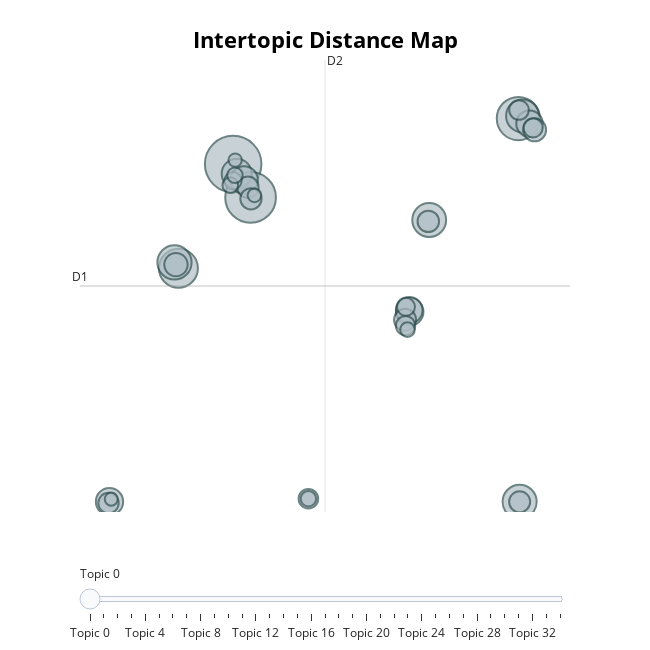

Notebook code cell kept with this figure:
### Code cell
# Visualize topics
topic_model.visualize_topics()

### Figure 1 — Plotly figure (JSON) as saved in the notebook; plotly's stock layout.template omitted (floating-point values rounded to 4 significant figures)
{"data": [{"customdata": [[0, "political | policy | analysis | parties | media", 375], [1, "innovation | technology | research | patent | technological", 301], [2, "learning | reinforcement | reinforcement learning | language | model", 219], [3, "sentiment | sentiment analysis | analysis | opinion | reviews", 178], [4, "bank | monetary | central | monetary policy | central bank", 137], [5, "students | ai | learning | education | educational", 136], [6, "policy | policies | chinas | china | development", 134], [7, "ai | healthcare | medical | artificial | artificial intelligence", 126], [8, "climate | energy | climate change | change | media", 105], [9, "climate | biodiversity | research | change | climate change", 90], [10, "covid19 | pandemic | health | social | public", 89], [11, "transport | public | transportation | mobility | traffic", 87], [12, "vaccine | vaccination | vaccines | covid19 | covid19 vaccines", 83], [13, "ai | artificial | ethical | intelligence | artificial intelligence", 82], [14, "stock | market | forecasting | price | sentiment", 64], [15, "privacy | privacy policies | policies | privacy policy | users", 62], [16, "public | weibo | covid19 | china | pandemic", 57], [17, "policy | policies | pmc | china | index", 54], [18, "energy | renewable | renewable energy | research | sustainable", 54], [19, "corporate | companies | firms | disclosure | esg", 53], [20, "education | skills | job | learning | digital", 52], [21, "tourism | reviews | destination | hotel | tourists", 49], [22, "patients | health | language | nlp | clinical", 45], [23, "tobacco | ecigarettes | ecigarette | tweets | vaping", 45], [24, "china | chinese | chinas | policy | diplomatic", 44], [25, "cybersecurity | security | cyber | attacks | attack", 43], [26, "news | health | media | articles | topic", 38], [27, "disaster | disasters | public | response | social", 35], [28, "accident | safety | accidents | risk | coal", 29], [29, "food | agricultural | farmers | food composition | food security", 28], [30, "opioid | use | drug | substance | substance use", 28], [31, "north | korean | korea | koreas | south", 25], [32, "construction | bim | circular | industry | circular economy", 22], [33, "hate | hate speech | speech | harassment | online", 21], [34, "urban | spaces | green spaces | sentiment | spatial", 20]], "hovertemplate": "<b>Topic %{customdata[0]}</b><br>%{customdata[1]}<br>Size: %{customdata[2]}", "legendgroup": "", "marker": {"color": "#B0BEC5", "line": {"color": "DarkSlateGrey", "width": 2}, "size": [375, 301, 219, 178, 137, 136, 134, 126, 105, 90, 89, 87, 83, 82, 64, 62, 57, 54, 54, 53, 52, 49, 45, 45, 44, 43, 38, 35, 29, 28, 28, 25, 22, 21, 20], "sizemode": "area", "sizeref": 0.2344, "symbol": "circle"}, "mode": "markers", "name": "", "orientation": "v", "showlegend": false, "type": "scatter", "x": [-5.033, -3.696, 16.86, -9.236, -9.538, 16.96, 10.02, 17.18, -4.761, -4.199, 8.519, -14.53, 8.483, 17.72, -9.424, 18.11, 8.164, 9.949, -3.902, -3.666, 16.96, -14.6, 16.91, 0.7428, 8.2, 18.0, 8.233, -5.043, -5.251, -4.895, 0.7429, 8.351, -3.398, -4.88, -14.39], "xaxis": "x", "y": [14.64, 12.9, 17.03, 9.191, 9.493, -3.045, 11.71, 17.16, 14.14, 13.81, 6.905, -3.036, 6.99, 16.76, 9.378, 16.44, 6.493, 11.64, 13.43, 12.83, -3.045, -3.109, 17.47, -2.878, 6.184, 16.54, 7.167, 13.77, 13.54, 14.06, -2.879, 5.976, 13.01, 14.85, -2.901], "yaxis": "y"}], "layout": {"annotations": [{"showarrow": false, "text": "D1", "x": -16.79, "y": 8.258, "yshift": 10}, {"showarrow": false, "text": "D2", "x": 2.018, "xshift": 10, "y": 20.09}], "height": 650, "hoverlabel": {"bgcolor": "white", "font": {"family": "Rockwell", "size": 16}}, "legend": {"itemsizing": "constant", "tracegroupgap": 0}, "margin": {"t": 60}, "shapes": [{"line": {"color": "#CFD8DC", "width": 2}, "type": "line", "x0": 2.018, "x1": 2.018, "y0": -3.576, "y1": 20.09}, {"line": {"color": "#9E9E9E", "width": 2}, "type": "line", "x0": -16.79, "x1": 20.83, "y0": 8.258, "y1": 8.258}], "sliders": [{"active": 0, "pad": {"t": 50}, "steps": [{"args": [{"marker.color": [["red", "#B0BEC5", "#B0BEC5", "#B0BEC5", "#B0BEC5", "#B0BEC5", "#B0BEC5", "#B0BEC5", "#B0BEC5", "#B0BEC5", "#B0BEC5", "#B0BEC5", "#B0BEC5", "#B0BEC5", "#B0BEC5", "#B0BEC5", "#B0BEC5", "#B0BEC5", "#B0BEC5", "#B0BEC5", "#B0BEC5", "#B0BEC5", "#B0BEC5", "#B0BEC5", "#B0BEC5", "#B0BEC5", "#B0BEC5", "#B0BEC5", "#B0BEC5", "#B0BEC5", "#B0BEC5", "#B0BEC5", "#B0BEC5", "#B0BEC5", "#B0BEC5"]]}], "label": "Topic 0", "method": "update"}, {"args": [{"marker.color": [["#B0BEC5", "red", "#B0BEC5", "#B0BEC5", "#B0BEC5", "#B0BEC5", "#B0BEC5", "#B0BEC5", "#B0BEC5", "#B0BEC5", "#B0BEC5", "#B0BEC5", "#B0BEC5", "#B0BEC5", "#B0BEC5", "#B0BEC5", "#B0BEC5", "#B0BEC5", "#B0BEC5", "#B0BEC5", "#B0BEC5", "#B0BEC5", "#B0BEC5", "#B0BEC5", "#B0BEC5", "#B0BEC5", "#B0BEC5", "#B0BEC5", "#B0BEC5", "#B0BEC5", "#B0BEC5", "#B0BEC5", "#B0BEC5", "#B0BEC5", "#B0BEC5"]]}], "label": "Topic 1", "method": "update"}, {"args": [{"marker.color": [["#B0BEC5", "#B0BEC5", "red", "#B0BEC5", "#B0BEC5", "#B0BEC5", "#B0BEC5", "#B0BEC5", "#B0BEC5", "#B0BEC5", "#B0BEC5", "#B0BEC5", "#B0BEC5", "#B0BEC5", "#B0BEC5", "#B0BEC5", "#B0BEC5", "#B0BEC5", "#B0BEC5", "#B0BEC5", "#B0BEC5", "#B0BEC5", "#B0BEC5", "#B0BEC5", "#B0BEC5", "#B0BEC5", "#B0BEC5", "#B0BEC5", "#B0BEC5", "#B0BEC5", "#B0BEC5", "#B0BEC5", "#B0BEC5", "#B0BEC5", "#B0BEC5"]]}], "label": "Topic 2", "method": "update"}, {"args": [{"marker.color": [["#B0BEC5", "#B0BEC5", "#B0BEC5", "red", "#B0BEC5", "#B0BEC5", "#B0BEC5", "#B0BEC5", "#B0BEC5", "#B0BEC5", "#B0BEC5", "#B0BEC5", "#B0BEC5", "#B0BEC5", "#B0BEC5", "#B0BEC5", "#B0BEC5", "#B0BEC5", "#B0BEC5", "#B0BEC5", "#B0BEC5", "#B0BEC5", "#B0BEC5", "#B0BEC5", "#B0BEC5", "#B0BEC5", "#B0BEC5", "#B0BEC5", "#B0BEC5", "#B0BEC5", "#B0BEC5", "#B0BEC5", "#B0BEC5", "#B0BEC5", "#B0BEC5"]]}], "label": "Topic 3", "method": "update"}, {"args": [{"marker.color": [["#B0BEC5", "#B0BEC5", "#B0BEC5", "#B0BEC5", "red", "#B0BEC5", "#B0BEC5", "#B0BEC5", "#B0BEC5", "#B0BEC5", "#B0BEC5", "#B0BEC5", "#B0BEC5", "#B0BEC5", "#B0BEC5", "#B0BEC5", "#B0BEC5", "#B0BEC5", "#B0BEC5", "#B0BEC5", "#B0BEC5", "#B0BEC5", "#B0BEC5", "#B0BEC5", "#B0BEC5", "#B0BEC5", "#B0BEC5", "#B0BEC5", "#B0BEC5", "#B0BEC5", "#B0BEC5", "#B0BEC5", "#B0BEC5", "#B0BEC5", "#B0BEC5"]]}], "label": "Topic 4", "method": "update"}, {"args": [{"marker.color": [["#B0BEC5", "#B0BEC5", "#B0BEC5", "#B0BEC5", "#B0BEC5", "red", "#B0BEC5", "#B0BEC5", "#B0BEC5", "#B0BEC5", "#B0BEC5", "#B0BEC5", "#B0BEC5", "#B0BEC5", "#B0BEC5", "#B0BEC5", "#B0BEC5", "#B0BEC5", "#B0BEC5", "#B0BEC5", "#B0BEC5", "#B0BEC5", "#B0BEC5", "#B0BEC5", "#B0BEC5", "#B0BEC5", "#B0BEC5", "#B0BEC5", "#B0BEC5", "#B0BEC5", "#B0BEC5", "#B0BEC5", "#B0BEC5", "#B0BEC5", "#B0BEC5"]]}], "label": "Topic 5", "method": "update"}, {"args": [{"marker.color": [["#B0BEC5", "#B0BEC5", "#B0BEC5", "#B0BEC5", "#B0BEC5", "#B0BEC5", "red", "#B0BEC5", "#B0BEC5", "#B0BEC5", "#B0BEC5", "#B0BEC5", "#B0BEC5", "#B0BEC5", "#B0BEC5", "#B0BEC5", "#B0BEC5", "#B0BEC5", "#B0BEC5", "#B0BEC5", "#B0BEC5", "#B0BEC5", "#B0BEC5", "#B0BEC5", "#B0BEC5", "#B0BEC5", "#B0BEC5", "#B0BEC5", "#B0BEC5", "#B0BEC5", "#B0BEC5", "#B0BEC5", "#B0BEC5", "#B0BEC5", "#B0BEC5"]]}], "label": "Topic 6", "method": "update"}, {"args": [{"marker.color": [["#B0BEC5", "#B0BEC5", "#B0BEC5", "#B0BEC5", "#B0BEC5", "#B0BEC5", "#B0BEC5", "red", "#B0BEC5", "#B0BEC5", "#B0BEC5", "#B0BEC5", "#B0BEC5", "#B0BEC5", "#B0BEC5", "#B0BEC5", "#B0BEC5", "#B0BEC5", "#B0BEC5", "#B0BEC5", "#B0BEC5", "#B0BEC5", "#B0BEC5", "#B0BEC5", "#B0BEC5", "#B0BEC5", "#B0BEC5", "#B0BEC5", "#B0BEC5", "#B0BEC5", "#B0BEC5", "#B0BEC5", "#B0BEC5", "#B0BEC5", "#B0BEC5"]]}], "label": "Topic 7", "method": "update"}, {"args": [{"marker.color": [["#B0BEC5", "#B0BEC5", "#B0BEC5", "#B0BEC5", "#B0BEC5", "#B0BEC5", "#B0BEC5", "#B0BEC5", "red", "#B0BEC5", "#B0BEC5", "#B0BEC5", "#B0BEC5", "#B0BEC5", "#B0BEC5", "#B0BEC5", "#B0BEC5", "#B0BEC5", "#B0BEC5", "#B0BEC5", "#B0BEC5", "#B0BEC5", "#B0BEC5", "#B0BEC5", "#B0BEC5", "#B0BEC5", "#B0BEC5", "#B0BEC5", "#B0BEC5", "#B0BEC5", "#B0BEC5", "#B0BEC5", "#B0BEC5", "#B0BEC5", "#B0BEC5"]]}], "label": "Topic 8", "method": "update"}, {"args": [{"marker.color": [["#B0BEC5", "#B0BEC5", "#B0BEC5", "#B0BEC5", "#B0BEC5", "#B0BEC5", "#B0BEC5", "#B0BEC5", "#B0BEC5", "red", "#B0BEC5", "#B0BEC5", "#B0BEC5", "#B0BEC5", "#B0BEC5", "#B0BEC5", "#B0BEC5", "#B0BEC5", "#B0BEC5", "#B0BEC5", "#B0BEC5", "#B0BEC5", "#B0BEC5", "#B0BEC5", "#B0BEC5", "#B0BEC5", "#B0BEC5", "#B0BEC5", "#B0BEC5", "#B0BEC5", "#B0BEC5", "#B0BEC5", "#B0BEC5", "#B0BEC5", "#B0BEC5"]]}], "label": "Topic 9", "method": "update"}, {"args": [{"marker.color": [["#B0BEC5", "#B0BEC5", "#B0BEC5", "#B0BEC5", "#B0BEC5", "#B0BEC5", "#B0BEC5", "#B0BEC5", "#B0BEC5", "#B0BEC5", "red", "#B0BEC5", "#B0BEC5", "#B0BEC5", "#B0BEC5", "#B0BEC5", "#B0BEC5", "#B0BEC5", "#B0BEC5", "#B0BEC5", "#B0BEC5", "#B0BEC5", "#B0BEC5", "#B0BEC5", "#B0BEC5", "#B0BEC5", "#B0BEC5", "#B0BEC5", "#B0BEC5", "#B0BEC5", "#B0BEC5", "#B0BEC5", "#B0BEC5", "#B0BEC5", "#B0BEC5"]]}], "label": "Topic 10", "method": "update"}, {"args": [{"marker.color": [["#B0BEC5", "#B0BEC5", "#B0BEC5", "#B0BEC5", "#B0BEC5", "#B0BEC5", "#B0BEC5", "#B0BEC5", "#B0BEC5", "#B0BEC5", "#B0BEC5", "red", "#B0BEC5", "#B0BEC5", "#B0BEC5", "#B0BEC5", "#B0BEC5", "#B0BEC5", "#B0BEC5", "#B0BEC5", "#B0BEC5", "#B0BEC5", "#B0BEC5", "#B0BEC5", "#B0BEC5", "#B0BEC5", "#B0BEC5", "#B0BEC5", "#B0BEC5", "#B0BEC5", "#B0BEC5", "#B0BEC5", "#B0BEC5", "#B0BEC5", "#B0BEC5"]]}], "label": "Topic 11", "method": "update"}, {"args": [{"marker.color": [["#B0BEC5", "#B0BEC5", "#B0BEC5", "#B0BEC5", "#B0BEC5", "#B0BEC5", "#B0BEC5", "#B0BEC5", "#B0BEC5", "#B0BEC5", "#B0BEC5", "#B0BEC5", "red", "#B0BEC5", "#B0BEC5", "#B0BEC5", "#B0BEC5", "#B0BEC5", "#B0BEC5", "#B0BEC5", "#B0BEC5", "#B0BEC5", "#B0BEC5", "#B0BEC5", "#B0BEC5", "#B0BEC5", "#B0BEC5", "#B0BEC5", "#B0BEC5", "#B0BEC5", "#B0BEC5", "#B0BEC5", "#B0BEC5", "#B0BEC5", "#B0BEC5"]]}], "label": "Topic 12", "method": "update"}, {"args": [{"marker.color": [["#B0BEC5", "#B0BEC5", "#B0BEC5", "#B0BEC5", "#B0BEC5", "#B0BEC5", "#B0BEC5", "#B0BEC5", "#B0BEC5", "#B0BEC5", "#B0BEC5", "#B0BEC5", "#B0BEC5", "red", "#B0BEC5", "#B0BEC5", "#B0BEC5", "#B0BEC5", "#B0BEC5", "#B0BEC5", "#B0BEC5", "#B0BEC5", "#B0BEC5", "#B0BEC5", "#B0BEC5", "#B0BEC5", "#B0BEC5", "#B0BEC5", "#B0BEC5", "#B0BEC5", "#B0BEC5", "#B0BEC5", "#B0BEC5", "#B0BEC5", "#B0BEC5"]]}], "label": "Topic 13", "method": "update"}, {"args": [{"marker.color": [["#B0BEC5", "#B0BEC5", "#B0BEC5", "#B0BEC5", "#B0BEC5", "#B0BEC5", "#B0BEC5", "#B0BEC5", "#B0BEC5", "#B0BEC5", "#B0BEC5", "#B0BEC5", "#B0BEC5", "#B0BEC5", "red", "#B0BEC5", "#B0BEC5", "#B0BEC5", "#B0BEC5", "#B0BEC5", "#B0BEC5", "#B0BEC5", "#B0BEC5", "#B0BEC5", "#B0BEC5", "#B0BEC5", "#B0BEC5", "#B0BEC5", "#B0BEC5", "#B0BEC5", "#B0BEC5", "#B0BEC5", "#B0BEC5", "#B0BEC5", "#B0BEC5"]]}], "label": "Topic 14", "method": "update"}, {"args": [{"marker.color": [["#B0BEC5", "#B0BEC5", "#B0BEC5", "#B0BEC5", "#B0BEC5", "#B0BEC5", "#B0BEC5", "#B0BEC5", "#B0BEC5", "#B0BEC5", "#B0BEC5", "#B0BEC5", "#B0BEC5", "#B0BEC5", "#B0BEC5", "red", "#B0BEC5", "#B0BEC5", "#B0BEC5", "#B0BEC5", "#B0BEC5", "#B0BEC5", "#B0BEC5", "#B0BEC5", "#B0BEC5", "#B0BEC5", "#B0BEC5", "#B0BEC5", "#B0BEC5", "#B0BEC5", "#B0BEC5", "#B0BEC5", "#B0BEC5", "#B0BEC5", "#B0BEC5"]]}], "label": "Topic 15", "method": "update"}, {"args": [{"marker.color": [["#B0BEC5", "#B0BEC5", "#B0BEC5", "#B0BEC5", "#B0BEC5", "#B0BEC5", "#B0BEC5", "#B0BEC5", "#B0BEC5", "#B0BEC5", "#B0BEC5", "#B0BEC5", "#B0BEC5", "#B0BEC5", "#B0BEC5", "#B0BEC5", "red", "#B0BEC5", "#B0BEC5", "#B0BEC5", "#B0BEC5", "#B0BEC5", "#B0BEC5", "#B0BEC5", "#B0BEC5", "#B0BEC5", "#B0BEC5", "#B0BEC5", "#B0BEC5", "#B0BEC5", "#B0BEC5", "#B0BEC5", "#B0BEC5", "#B0BEC5", "#B0BEC5"]]}], "label": "Topic 16", "method": "update"}, {"args": [{"marker.color": [["#B0BEC5", "#B0BEC5", "#B0BEC5", "#B0BEC5", "#B0BEC5", "#B0BEC5", "#B0BEC5", "#B0BEC5", "#B0BEC5", "#B0BEC5", "#B0BEC5", "#B0BEC5", "#B0BEC5", "#B0BEC5", "#B0BEC5", "#B0BEC5", "#B0BEC5", "red", "#B0BEC5", "#B0BEC5", "#B0BEC5", "#B0BEC5", "#B0BEC5", "#B0BEC5", "#B0BEC5", "#B0BEC5", "#B0BEC5", "#B0BEC5", "#B0BEC5", "#B0BEC5", "#B0BEC5", "#B0BEC5", "#B0BEC5", "#B0BEC5", "#B0BEC5"]]}], "label": "Topic 17", "method": "update"}, {"args": [{"marker.color": [["#B0BEC5", "#B0BEC5", "#B0BEC5", "#B0BEC5", "#B0BEC5", "#B0BEC5", "#B0BEC5", "#B0BEC5", "#B0BEC5", "#B0BEC5", "#B0BEC5", "#B0BEC5", "#B0BEC5", "#B0BEC5", "#B0BEC5", "#B0BEC5", "#B0BEC5", "#B0BEC5", "red", "#B0BEC5", "#B0BEC5", "#B0BEC5", "#B0BEC5", "#B0BEC5", "#B0BEC5", "#B0BEC5", "#B0BEC5", "#B0BEC5", "#B0BEC5", "#B0BEC5", "#B0BEC5", "#B0BEC5", "#B0BEC5", "#B0BEC5", "#B0BEC5"]]}], "label": "Topic 18", "method": "update"}, {"args": [{"marker.color": [["#B0BEC5", "#B0BEC5", "#B0BEC5", "#B0BEC5", "#B0BEC5", "#B0BEC5", "#B0BEC5", "#B0BEC5", "#B0BEC5", "#B0BEC5", "#B0BEC5", "#B0BEC5", "#B0BEC5", "#B0BEC5", "#B0BEC5", "#B0BEC5", "#B0BEC5", "#B0BEC5", "#B0BEC5", "red", "#B0BEC5", "#B0BEC5", "#B0BEC5", "#B0BEC5", "#B0BEC5", "#B0BEC5", "#B0BEC5", "#B0BEC5", "#B0BEC5", "#B0BEC5", "#B0BEC5", "#B0BEC5", "#B0BEC5", "#B0BEC5", "#B0BEC5"]]}], "label": "Topic 19", "method": "update"}, {"args": [{"marker.color": [["#B0BEC5", "#B0BEC5", "#B0BEC5", "#B0BEC5", "#B0BEC5", "#B0BEC5", "#B0BEC5", "#B0BEC5", "#B0BEC5", "#B0BEC5", "#B0BEC5", "#B0BEC5", "#B0BEC5", "#B0BEC5", "#B0BEC5", "#B0BEC5", "#B0BEC5", "#B0BEC5", "#B0BEC5", "#B0BEC5", "red", "#B0BEC5", "#B0BEC5", "#B0BEC5", "#B0BEC5", "#B0BEC5", "#B0BEC5", "#B0BEC5", "#B0BEC5", "#B0BEC5", "#B0BEC5", "#B0BEC5", "#B0BEC5", "#B0BEC5", "#B0BEC5"]]}], "label": "Topic 20", "method": "update"}, {"args": [{"marker.color": [["#B0BEC5", "#B0BEC5", "#B0BEC5", "#B0BEC5", "#B0BEC5", "#B0BEC5", "#B0BEC5", "#B0BEC5", "#B0BEC5", "#B0BEC5", "#B0BEC5", "#B0BEC5", "#B0BEC5", "#B0BEC5", "#B0BEC5", "#B0BEC5", "#B0BEC5", "#B0BEC5", "#B0BEC5", "#B0BEC5", "#B0BEC5", "red", "#B0BEC5", "#B0BEC5", "#B0BEC5", "#B0BEC5", "#B0BEC5", "#B0BEC5", "#B0BEC5", "#B0BEC5", "#B0BEC5", "#B0BEC5", "#B0BEC5", "#B0BEC5", "#B0BEC5"]]}], "label": "Topic 21", "method": "update"}, {"args": [{"marker.color": [["#B0BEC5", "#B0BEC5", "#B0BEC5", "#B0BEC5", "#B0BEC5", "#B0BEC5", "#B0BEC5", "#B0BEC5", "#B0BEC5", "#B0BEC5", "#B0BEC5", "#B0BEC5", "#B0BEC5", "#B0BEC5", "#B0BEC5", "#B0BEC5", "#B0BEC5", "#B0BEC5", "#B0BEC5", "#B0BEC5", "#B0BEC5", "#B0BEC5", "red", "#B0BEC5", "#B0BEC5", "#B0BEC5", "#B0BEC5", "#B0BEC5", "#B0BEC5", "#B0BEC5", "#B0BEC5", "#B0BEC5", "#B0BEC5", "#B0BEC5", "#B0BEC5"]]}], "label": "Topic 22", "method": "update"}, {"args": [{"marker.color": [["#B0BEC5", "#B0BEC5", "#B0BEC5", "#B0BEC5", "#B0BEC5", "#B0BEC5", "#B0BEC5", "#B0BEC5", "#B0BEC5", "#B0BEC5", "#B0BEC5", "#B0BEC5", "#B0BEC5", "#B0BEC5", "#B0BEC5", "#B0BEC5", "#B0BEC5", "#B0BEC5", "#B0BEC5", "#B0BEC5", "#B0BEC5", "#B0BEC5", "#B0BEC5", "red", "#B0BEC5", "#B0BEC5", "#B0BEC5", "#B0BEC5", "#B0BEC5", "#B0BEC5", "#B0BEC5", "#B0BEC5", "#B0BEC5", "#B0BEC5", "#B0BEC5"]]}], "label": "Topic 23", "method": "update"}, {"args": [{"marker.color": [["#B0BEC5", "#B0BEC5", "#B0BEC5", "#B0BEC5", "#B0BEC5", "#B0BEC5", "#B0BEC5", "#B0BEC5", "#B0BEC5", "#B0BEC5", "#B0BEC5", "#B0BEC5", "#B0BEC5", "#B0BEC5", "#B0BEC5", "#B0BEC5", "#B0BEC5", "#B0BEC5", "#B0BEC5", "#B0BEC5", "#B0BEC5", "#B0BEC5", "#B0BEC5", "#B0BEC5", "red", "#B0BEC5", "#B0BEC5", "#B0BEC5", "#B0BEC5", "#B0BEC5", "#B0BEC5", "#B0BEC5", "#B0BEC5", "#B0BEC5", "#B0BEC5"]]}], "label": "Topic 24", "method": "update"}, {"args": [{"marker.color": [["#B0BEC5", "#B0BEC5", "#B0BEC5", "#B0BEC5", "#B0BEC5", "#B0BEC5", "#B0BEC5", "#B0BEC5", "#B0BEC5", "#B0BEC5", "#B0BEC5", "#B0BEC5", "#B0BEC5", "#B0BEC5", "#B0BEC5", "#B0BEC5", "#B0BEC5", "#B0BEC5", "#B0BEC5", "#B0BEC5", "#B0BEC5", "#B0BEC5", "#B0BEC5", "#B0BEC5", "#B0BEC5", "red", "#B0BEC5", "#B0BEC5", "#B0BEC5", "#B0BEC5", "#B0BEC5", "#B0BEC5", "#B0BEC5", "#B0BEC5", "#B0BEC5"]]}], "label": "Topic 25", "method": "update"}, {"args": [{"marker.color": [["#B0BEC5", "#B0BEC5", "#B0BEC5", "#B0BEC5", "#B0BEC5", "#B0BEC5", "#B0BEC5", "#B0BEC5", "#B0BEC5", "#B0BEC5", "#B0BEC5", "#B0BEC5", "#B0BEC5", "#B0BEC5", "#B0BEC5", "#B0BEC5", "#B0BEC5", "#B0BEC5", "#B0BEC5", "#B0BEC5", "#B0BEC5", "#B0BEC5", "#B0BEC5", "#B0BEC5", "#B0BEC5", "#B0BEC5", "red", "#B0BEC5", "#B0BEC5", "#B0BEC5", "#B0BEC5", "#B0BEC5", "#B0BEC5", "#B0BEC5", "#B0BEC5"]]}], "label": "Topic 26", "method": "update"}, {"args": [{"marker.color": [["#B0BEC5", "#B0BEC5", "#B0BEC5", "#B0BEC5", "#B0BEC5", "#B0BEC5", "#B0BEC5", "#B0BEC5", "#B0BEC5", "#B0BEC5", "#B0BEC5", "#B0BEC5", "#B0BEC5", "#B0BEC5", "#B0BEC5", "#B0BEC5", "#B0BEC5", "#B0BEC5", "#B0BEC5", "#B0BEC5", "#B0BEC5", "#B0BEC5", "#B0BEC5", "#B0BEC5", "#B0BEC5", "#B0BEC5", "#B0BEC5", "red", "#B0BEC5", "#B0BEC5", "#B0BEC5", "#B0BEC5", "#B0BEC5", "#B0BEC5", "#B0BEC5"]]}], "label": "Topic 27", "method": "update"}, {"args": [{"marker.color": [["#B0BEC5", "#B0BEC5", "#B0BEC5", "#B0BEC5", "#B0BEC5", "#B0BEC5", "#B0BEC5", "#B0BEC5", "#B0BEC5", "#B0BEC5", "#B0BEC5", "#B0BEC5", "#B0BEC5", "#B0BEC5", "#B0BEC5", "#B0BEC5", "#B0BEC5", "#B0BEC5", "#B0BEC5", "#B0BEC5", "#B0BEC5", "#B0BEC5", "#B0BEC5", "#B0BEC5", "#B0BEC5", "#B0BEC5", "#B0BEC5", "#B0BEC5", "red", "#B0BEC5", "#B0BEC5", "#B0BEC5", "#B0BEC5", "#B0BEC5", "#B0BEC5"]]}], "label": "Topic 28", "method": "update"}, {"args": [{"marker.color": [["#B0BEC5", "#B0BEC5", "#B0BEC5", "#B0BEC5", "#B0BEC5", "#B0BEC5", "#B0BEC5", "#B0BEC5", "#B0BEC5", "#B0BEC5", "#B0BEC5", "#B0BEC5", "#B0BEC5", "#B0BEC5", "#B0BEC5", "#B0BEC5", "#B0BEC5", "#B0BEC5", "#B0BEC5", "#B0BEC5", "#B0BEC5", "#B0BEC5", "#B0BEC5", "#B0BEC5", "#B0BEC5", "#B0BEC5", "#B0BEC5", "#B0BEC5", "#B0BEC5", "red", "#B0BEC5", "#B0BEC5", "#B0BEC5", "#B0BEC5", "#B0BEC5"]]}], "label": "Topic 29", "method": "update"}, {"args": [{"marker.color": [["#B0BEC5", "#B0BEC5", "#B0BEC5", "#B0BEC5", "#B0BEC5", "#B0BEC5", "#B0BEC5", "#B0BEC5", "#B0BEC5", "#B0BEC5", "#B0BEC5", "#B0BEC5", "#B0BEC5", "#B0BEC5", "#B0BEC5", "#B0BEC5", "#B0BEC5", "#B0BEC5", "#B0BEC5", "#B0BEC5", "#B0BEC5", "#B0BEC5", "#B0BEC5", "#B0BEC5", "#B0BEC5", "#B0BEC5", "#B0BEC5", "#B0BEC5", "#B0BEC5", "#B0BEC5", "red", "#B0BEC5", "#B0BEC5", "#B0BEC5", "#B0BEC5"]]}], "label": "Topic 30", "method": "update"}, {"args": [{"marker.color": [["#B0BEC5", "#B0BEC5", "#B0BEC5", "#B0BEC5", "#B0BEC5", "#B0BEC5", "#B0BEC5", "#B0BEC5", "#B0BEC5", "#B0BEC5", "#B0BEC5", "#B0BEC5", "#B0BEC5", "#B0BEC5", "#B0BEC5", "#B0BEC5", "#B0BEC5", "#B0BEC5", "#B0BEC5", "#B0BEC5", "#B0BEC5", "#B0BEC5", "#B0BEC5", "#B0BEC5", "#B0BEC5", "#B0BEC5", "#B0BEC5", "#B0BEC5", "#B0BEC5", "#B0BEC5", "#B0BEC5", "red", "#B0BEC5", "#B0BEC5", "#B0BEC5"]]}], "label": "Topic 31", "method": "update"}, {"args": [{"marker.color": [["#B0BEC5", "#B0BEC5", "#B0BEC5", "#B0BEC5", "#B0BEC5", "#B0BEC5", "#B0BEC5", "#B0BEC5", "#B0BEC5", "#B0BEC5", "#B0BEC5", "#B0BEC5", "#B0BEC5", "#B0BEC5", "#B0BEC5", "#B0BEC5", "#B0BEC5", "#B0BEC5", "#B0BEC5", "#B0BEC5", "#B0BEC5", "#B0BEC5", "#B0BEC5", "#B0BEC5", "#B0BEC5", "#B0BEC5", "#B0BEC5", "#B0BEC5", "#B0BEC5", "#B0BEC5", "#B0BEC5", "#B0BEC5", "red", "#B0BEC5", "#B0BEC5"]]}], "label": "Topic 32", "method": "update"}, {"args": [{"marker.color": [["#B0BEC5", "#B0BEC5", "#B0BEC5", "#B0BEC5", "#B0BEC5", "#B0BEC5", "#B0BEC5", "#B0BEC5", "#B0BEC5", "#B0BEC5", "#B0BEC5", "#B0BEC5", "#B0BEC5", "#B0BEC5", "#B0BEC5", "#B0BEC5", "#B0BEC5", "#B0BEC5", "#B0BEC5", "#B0BEC5", "#B0BEC5", "#B0BEC5", "#B0BEC5", "#B0BEC5", "#B0BEC5", "#B0BEC5", "#B0BEC5", "#B0BEC5", "#B0BEC5", "#B0BEC5", "#B0BEC5", "#B0BEC5", "#B0BEC5", "red", "#B0BEC5"]]}], "label": "Topic 33", "method": "update"}, {"args": [{"marker.color": [["#B0BEC5", "#B0BEC5", "#B0BEC5", "#B0BEC5", "#B0BEC5", "#B0BEC5", "#B0BEC5", "#B0BEC5", "#B0BEC5", "#B0BEC5", "#B0BEC5", "#B0BEC5", "#B0BEC5", "#B0BEC5", "#B0BEC5", "#B0BEC5", "#B0BEC5", "#B0BEC5", "#B0BEC5", "#B0BEC5", "#B0BEC5", "#B0BEC5", "#B0BEC5", "#B0BEC5", "#B0BEC5", "#B0BEC5", "#B0BEC5", "#B0BEC5", "#B0BEC5", "#B0BEC5", "#B0BEC5", "#B0BEC5", "#B0BEC5", "#B0BEC5", "red"]]}], "label": "Topic 34", "method": "update"}]}], "title": {"font": {"color": "Black", "size": 22}, "text": "<b>Intertopic Distance Map</b>", "x": 0.5, "xanchor": "center", "y": 0.95, "yanchor": "top"}, "width": 650, "xaxis": {"anchor": "y", "domain": [0, 1], "range": [-16.79, 20.83], "title": {"text": ""}, "visible": false}, "yaxis": {"anchor": "x", "domain": [0, 1], "range": [-3.576, 20.09], "title": {"text": ""}, "visible": false}}}
